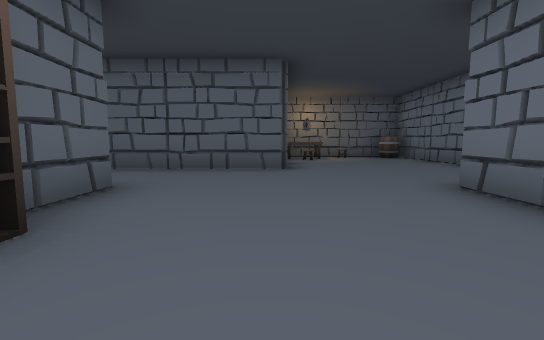
View 1 (above)

24 first-person views from a walk through a scene from a Unity 3-D project. The camera is 1.2 m above the floor, tilts 6° down and sees 90° across. Doors are open. The floor is counted in squares, 2 m on a side. Each view is taken from the middle of a square. On the plan, view 1 faces up. The plan holds only what a view shows up to about 9 squares ahead; the rest is blank. The place goes on beyond the plan. The player is left out.

View 2
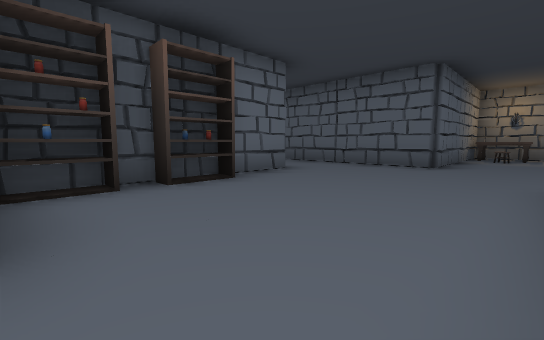

View 3
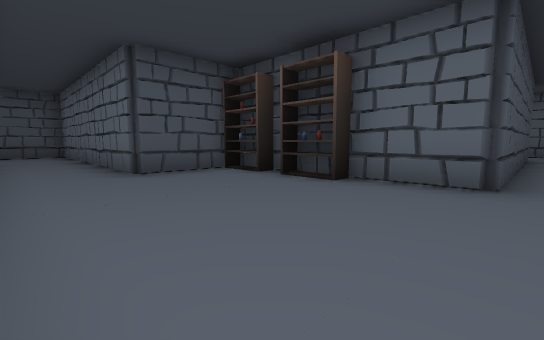

View 4
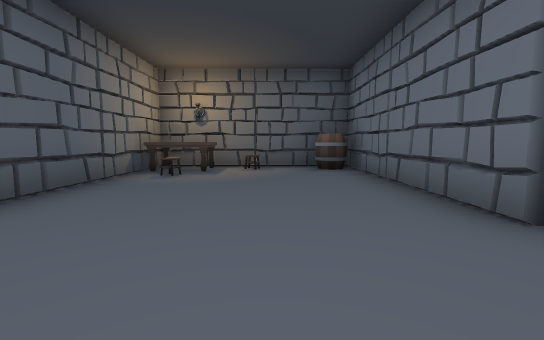

View 5
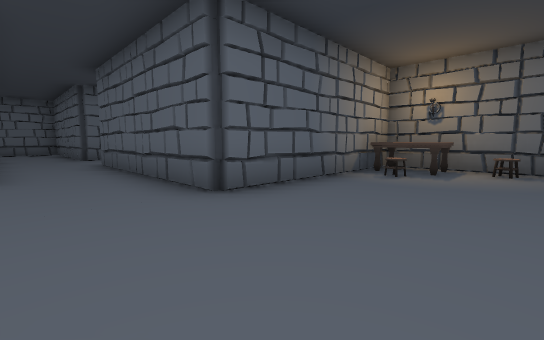

View 6
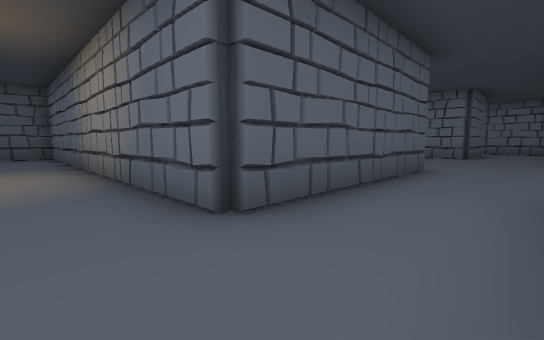

View 7
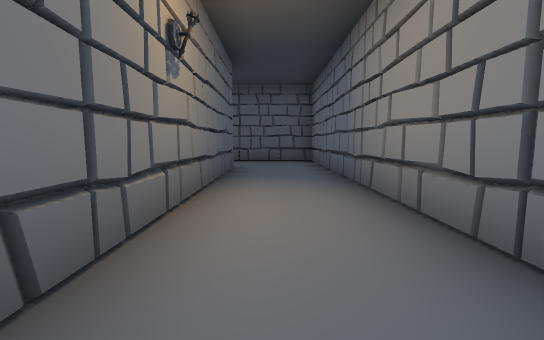

View 8
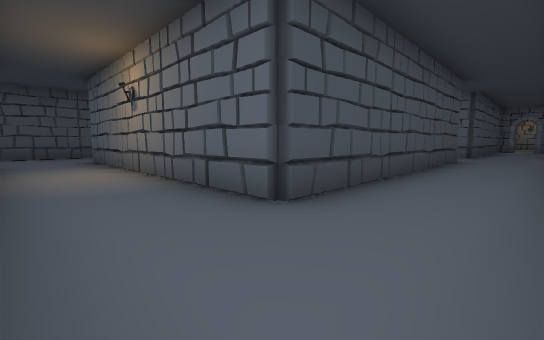

View 9
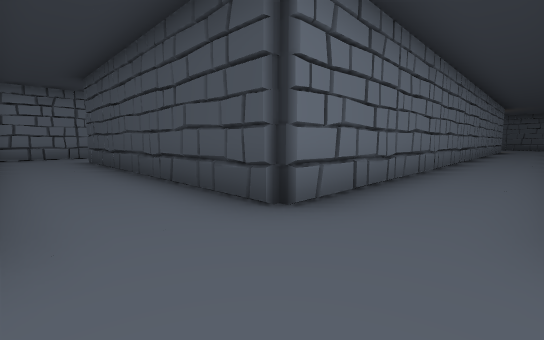

View 10
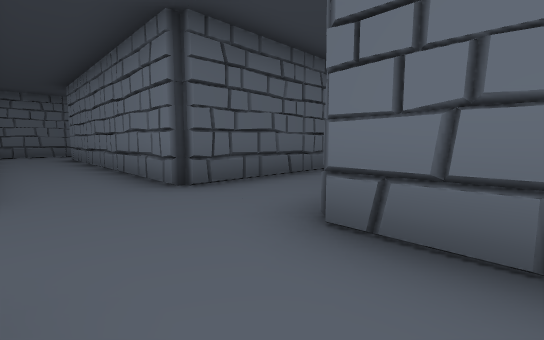

View 11
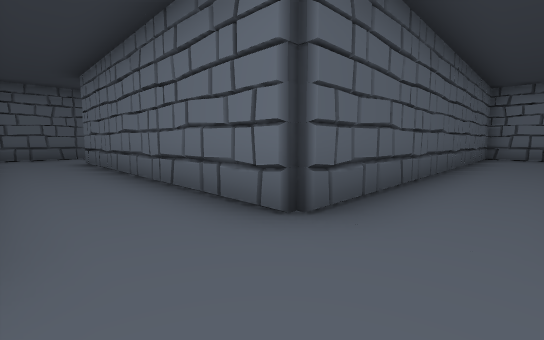

View 12
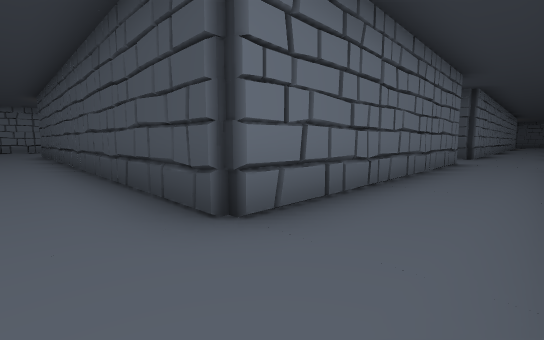

View 13
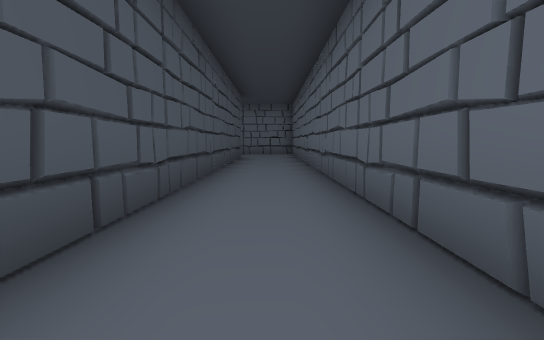

View 14
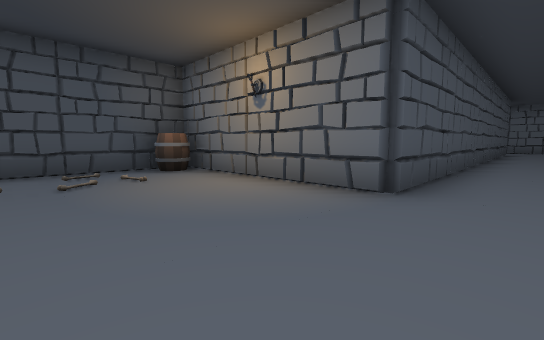

View 15
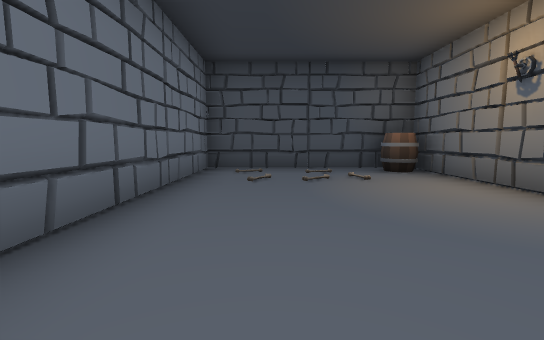

View 16
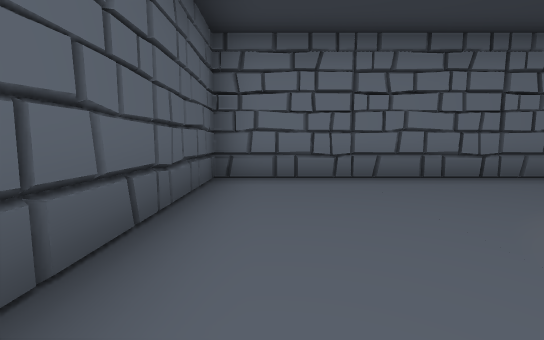

View 17
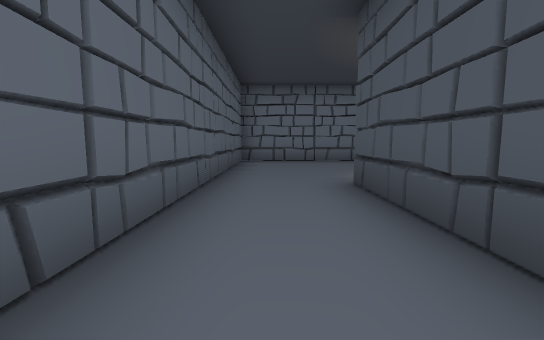

View 18
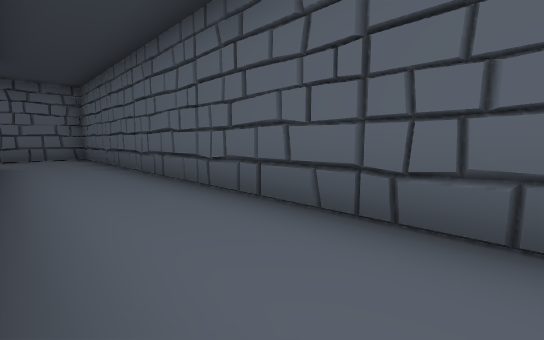

View 19
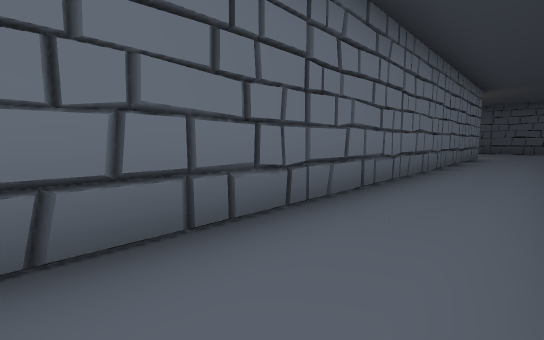

View 20
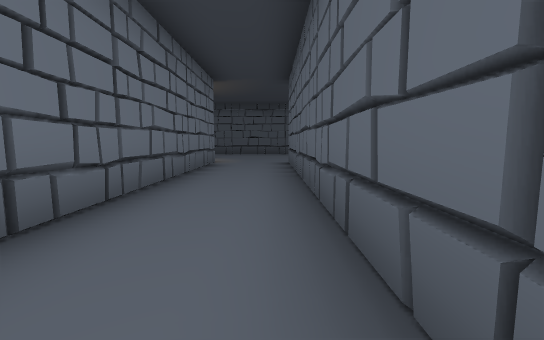

View 21
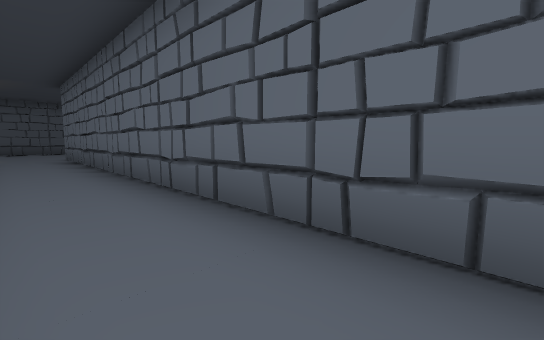

View 22
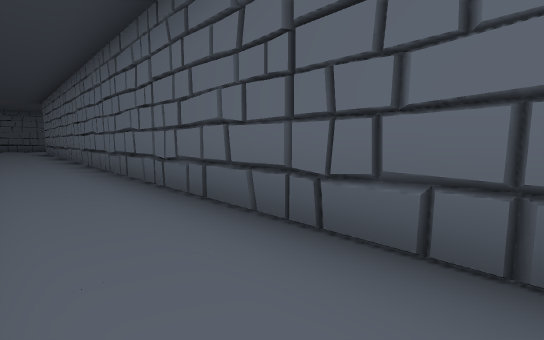

View 23
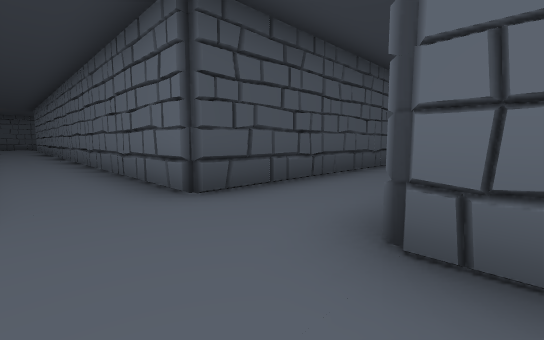

View 24
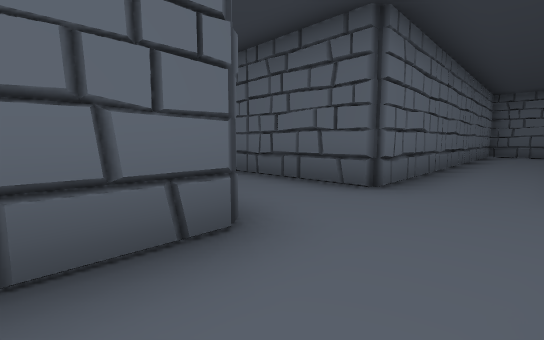

### Floor plan
Points are (right, up) in squares from view 1. A wall is a line through its corners. A room is listed if a view was taken in it or the views show most of it. See-through windows are left out.
Room 1 (views 1, 2, 3, 4, 5, 6, 7, 8, 9, 10, 11, 19, 20, 21, 22, 24)
walls: (-9.4, 3.7) (-2.1, 3.7) (-2.1, -0.6); (0.6, 6.1) (0.2, 5.7) (-4.8, 5.7) (-4.8, 15.3) (-14.4, 15.3); (-1.5, -1.1) (0.3, -1.1) (0.3, -7.1); (2.4, 2.4) (2.4, 3.5); (4.8, 5.9) (4.8, 10.5) (0.3, 10.5) (0.3, 5.7); (-14.5, 10.2) (-14.2, 10.6); (-14.4, -3.7) (-14.4, 13.1) (-14, 13.5); (-14.4, 13.3) (-6.9, 13.3) (-6.9, 5.7) (-8.1, 5.7); (1.5, -8.3) (2, -8.3); (-16.5, 15.3) (-18.6, 15.3); (-18.5, 13.3) (-16.5, 13.3) (-16.5, -3.8)
ways out: opening at (-15.5, 15) to room 2; opening at (-15.5, -3); opening at (4, 4.5)
objects: other object (-2, -1); other object (1, 9); other object (1, 10); other object (3, 10); other object (4, 10)
Room 2 (views 12, 13, 14, 15, 16, 17, 18, 23)
walls: (-14.4, 22.9) (-2.1, 22.9) (-2.1, 18.1) (2.4, 18.1) (2.4, 24.9) (-16.5, 24.9) (-16.5, 15.3); (-1, 17.9) (-0.6, 18.3); (-14.2, 18.9) (-14.6, 19.2); (-14.4, 15.3) (-14.4, 22.7) (-14, 23.1)
ways out: opening at (-15.5, 15) to room 1

Where each view was taken, in squares from view 1:
view 1: 0 up, 0 right, facing up
view 2: 1 down, 2 right, facing up-left
view 3: 4 up, 2 right, facing down-left
view 4: 4 up, 3 right, facing up
view 5: 4 up, 3 right, facing up-left
view 6: 4 up, 6 left, facing up-right
view 7: 7 up, 6 left, facing up
view 8: 15 up, 5 left, facing down-left
view 9: 15 up, 16 left, facing down-right
view 10: 12 up, 16 left, facing up-right
view 11: 14 up, 16 left, facing up-right
view 12: 24 up, 16 left, facing down-right
view 13: 24 up, 4 left, facing left
view 14: 24 up, 1 right, facing down-left
view 15: 24 up, 1 right, facing down
view 16: 24 up, 2 left, facing right
view 17: 24 up, 6 left, facing right
view 18: 23 up, 6 left, facing up-left
view 19: 8 up, 16 left, facing down-right
view 20: 4 up, 16 left, facing down
view 21: 7 up, 15 left, facing down-left
view 22: 12 up, 15 left, facing down-left
view 23: 16 up, 15 left, facing down-left
view 24: 12 up, 15 left, facing up-left
